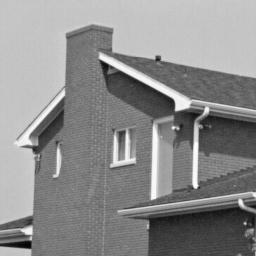
#> input picture img/house2.png, 256 x 256 px
$ jupyter execute FAST.ipynb   (older library calls are emulated)
#> lines starting #> are read from the running program, lines starting #| are printed output that depends on the picture
## importing lib

[cell 1]
import numpy as np
import cv2
from scipy.ndimage import gaussian_filter

import matplotlib.pyplot as plt
from PIL import Image

### function

[cell 2]
def openAndRescale(path, rs=-1):
#> called with path = 'img/house2.png', rs = -1
    basewidth = rs
    rgb = Image.open(path).convert('RGB')
#> rgb is the input picture: PIL image 256x256 RGB; min 0, max 255, mean 140
    if(rs != -1):
        wpercent = (basewidth/float(rgb.size[0]))
        hsize = int((float(rgb.size[1])*float(wpercent)))
        rgb = rgb.resize((basewidth,hsize), Image.ANTIALIAS)
    rgb = np.array(rgb).astype(int)
#> rgb: shape (256, 256, 3) int64
    return rgb

def rgbTogray(rgb_img):
    if(len(rgb_img.shape) == 2):
        return rgb_img
    return np.dot(rgb_img[::],[0.2989, 0.5870, 0.1140]).astype(int)

def FAST(gray,epsilon,n):
#> called with epsilon = 8, n = 12
    poi = np.zeros((gray.shape))

    circle = np.array([[0,3],
            [-1,3],
            [-2,2],
            [-3,1],
            [-3,0],
            [-3,-1],
            [-2,-2],
            [-1,-3],
            [0,-3],
            [1,-3],
            [-2,2],
            [-1,3],
            [0,3],
            [1,3],
            [2,2],
            [1,3]
           ])

    for x in range(3,gray.shape[0]-3):
        for y in range(3,gray.shape[1]-3):
            poiVal = 0

            for i in range(0,16,4):
                if np.abs(gray[x + circle[i,0]][y + circle[i,1]] - gray[x][y]) >= epsilon:
                    poiVal += 1
            if poiVal < 3:
                continue

            poiVal = 0

            for i in range(16):
                if np.abs(gray[x + circle[i,0]][y + circle[i,1]] - gray[x][y]) >= epsilon:
                    poiVal += 1
                else:
                    if poiVal >= n:
                        break
                    poiVal = 0


            if poiVal >= n:
                poi[x][y] = poiVal
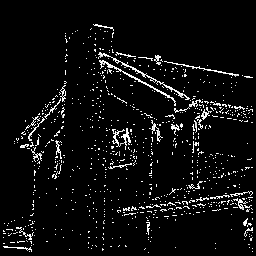
#> poi: shape (256, 256) float64; min 0, max 16, mean 0.879; drawn with min black and max white
    return poi

### demo

[cell 3]
def poiFromImage(path,rescale=-1,sigma=0,espilon=5,n=12):
    rgb = openAndRescale(path,rescale)

    gray = rgbTogray(rgb)

    graygs = gaussian_filter(gray, sigma=sigma)

    poi = FAST(graygs,espilon,n)

    plt.figure()
    notZero = np.nonzero(poi)
#> notZero = 3744 positions, rows 24 to 252, columns 3 to 252
    plt.figure(figsize=(500//80, 500//80))
    plt.scatter(notZero[1],notZero[0],s=10,c="#ff0000")
    plt.imshow(rgb,cmap="gray")
    plt.show()
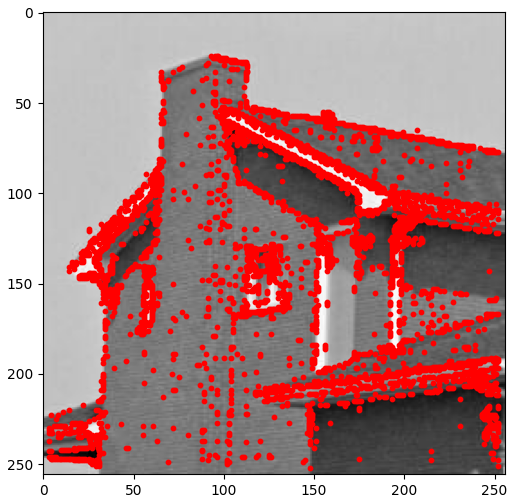
#> figure drawn by matplotlib, 1 panel

[cell 4]
poiFromImage("img/house2.png",espilon=8)

[cell 5]
image1 = cv2.imread("img/house2.png")

# Convert  image to RGB
image = cv2.cvtColor(image1, cv2.COLOR_BGR2RGB)

# Convert image to gray scale
gray = cv2.cvtColor(image, cv2.COLOR_RGB2GRAY)

fast = cv2.FastFeatureDetector_create()

# Detect keypoints with non max suppression
keypoints_with_nonmax = fast.detect(gray, None)
#> keypoints_with_nonmax = 866 keypoints; strongest (x, y, size): (245, 223, 7), (178, 128, 7), (176, 109, 7), (196, 187, 7)

# Disable nonmaxSuppression
fast.setNonmaxSuppression(False)

# Detect keypoints without non max suppression
keypoints_without_nonmax = fast.detect(gray, None)
#> keypoints_without_nonmax = 2809 keypoints; strongest (x, y, size): (92, 24, 7), (93, 24, 7), (92, 25, 7), (93, 25, 7)

image_with_nonmax = np.copy(image)
image_without_nonmax = np.copy(image)

# Draw keypoints on top of the input image
cv2.drawKeypoints(image, keypoints_with_nonmax, image_with_nonmax, color=(0,255,0), flags=cv2.DRAW_MATCHES_FLAGS_DRAW_RICH_KEYPOINTS)
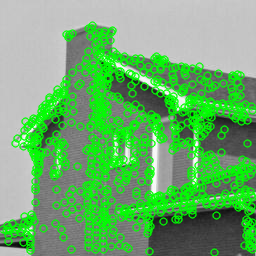
#> image_with_nonmax: shape (256, 256, 3); mean R, G, B 108, 174, 108
cv2.drawKeypoints(image, keypoints_without_nonmax, image_without_nonmax, color=(0,255,0), flags=cv2.DRAW_MATCHES_FLAGS_DRAW_RICH_KEYPOINTS)
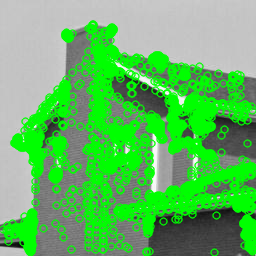
#> image_without_nonmax: shape (256, 256, 3); mean R, G, B 97.3, 185.2, 97.3

# Display image with and without non max suppression
fx, plots = plt.subplots(1, 2, figsize=(20,10))

plots[0].set_title("With non max suppression")
plots[0].imshow(image_with_nonmax)

plots[1].set_title("Without non max suppression")
plots[1].imshow(image_without_nonmax)
